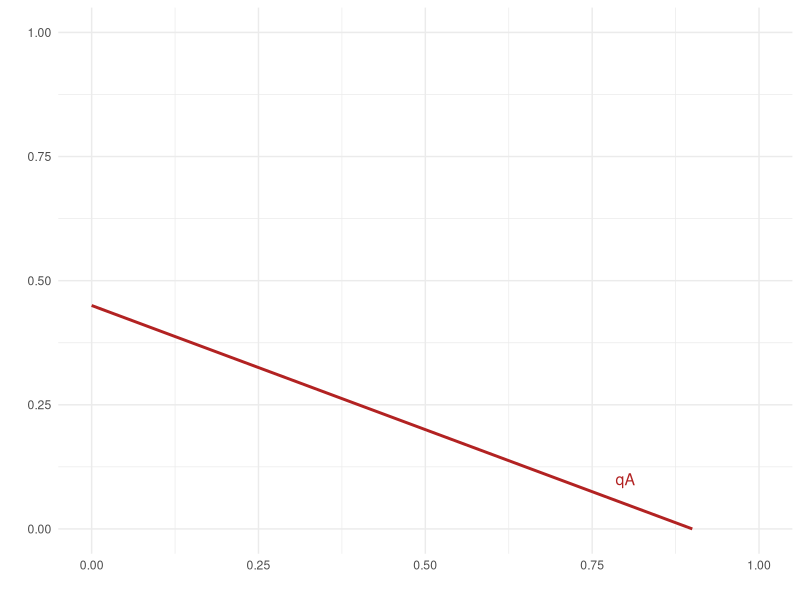
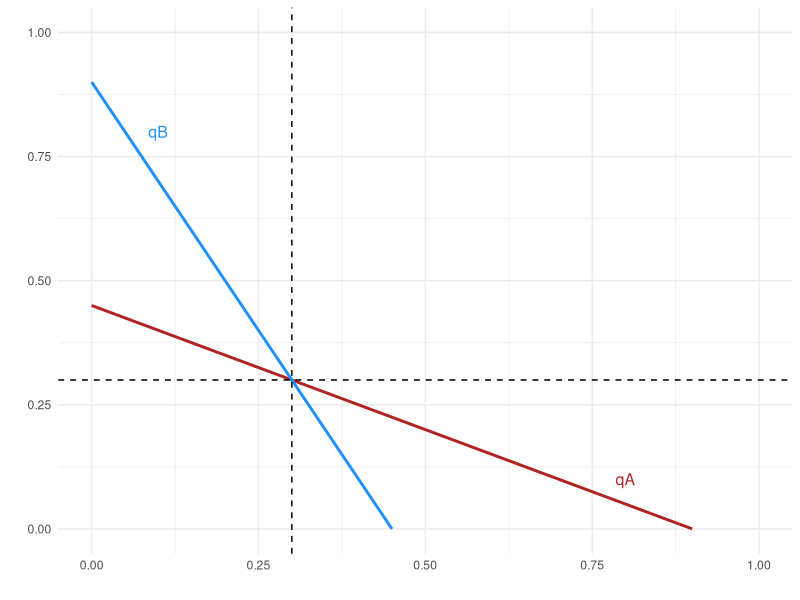

Recreate these plots in R, in order.
## ---- chunk 1
library(dplyr)
library(ggplot2)


## ---- chunk 2
library(dplyr)
library(ggplot2)
c= .1
data = data.frame(x = seq(0,1,.01),
                  y = seq(0,1,.01))%>%
  mutate(
                  qA = (1-c -x)/2,
                  qB = (1-c -2*x))
data %>%
  ggplot(aes(x = x))+
  geom_line(aes(y = qA), color = 'firebrick', linewidth = 1)+
  #geom_line(aes(y = qB), color = 'dodgerblue', linewidth = 1)+
  #geom_hline(yintercept = (1-c)/3, linetype = 'dashed', linewidth = .5)+
  #geom_vline(xintercept = (1-c)/3, linetype = 'dashed', linewidth = .5)+
  ylim(0,1)+
  #annotate("text", x = .1, y = .8, label = "qB", size = 4, color = "dodgerblue")+
  annotate("text", x = .8, y = .1, label = "qA", size = 4, color = "firebrick")+
  xlab(" ")+
  ylab(' ')+
  theme_minimal()

## ---- chunk 3
library(dplyr)
library(ggplot2)
c= .1
data = data.frame(x = seq(0,1,.01),
                  y = seq(0,1,.01))%>%
  mutate(
                  qA = (1-c -x)/2,
                  qB = (1-c -2*x))
data %>%
  ggplot(aes(x = x))+
  geom_line(aes(y = qA), color = 'firebrick', linewidth = 1)+
  geom_line(aes(y = qB), color = 'dodgerblue', linewidth = 1)+
  geom_hline(yintercept = (1-c)/3, linetype = 'dashed', linewidth = .5)+
  geom_vline(xintercept = (1-c)/3, linetype = 'dashed', linewidth = .5)+
  ylim(0,1)+
  annotate("text", x = .1, y = .8, label = "qB", size = 4, color = "dodgerblue")+
  annotate("text", x = .8, y = .1, label = "qA", size = 4, color = "firebrick")+
  xlab(" ")+
  ylab(' ')+
  theme_minimal()

